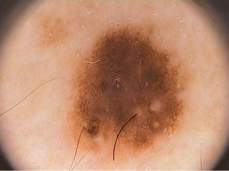
#> input picture images/image.png, 229 x 171 px; its folder holds only this picture in this run
$ python -i watershed_segmentation.py   (imports and definitions only)
#> lines starting #> are read from the running program, lines starting #| are printed output that depends on the picture; after the words box and inside, x2 and y2 are one past the last pixel; in counts of white or black regions, pixels touching at a corner belong together
import cv2
import numpy as np
from pathlib import Path


def watershed_segmentation(image_path):

#> called with image_path = '../images/image.png'
    image = cv2.imread(str(image_path))
#> image is the input picture: shape (171, 229, 3); mean B, G, R 111.1, 138.7, 188.5

    if image is None:
        return None

    gray = cv2.cvtColor(image, cv2.COLOR_BGR2GRAY)
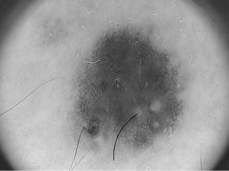
#> gray: shape (171, 229); min 33, max 228, mean 150.4

    # Otsu Threshold
    _, thresh = cv2.threshold(
        gray,
        0,
        255,
        cv2.THRESH_BINARY + cv2.THRESH_OTSU
    )
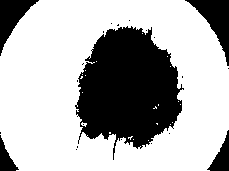
#> thresh: shape (171, 229); 68.8% white; 22 black regions (17 under 20 px), largest, box (x1, y1, x2, y2) and area: (75, 26, 184, 160) 9444, (185, 0, 229, 66) 1111, (0, 0, 39, 56) 896, (207, 130, 229, 171) 418, (0, 135, 19, 171) 315

    kernel = np.ones((3, 3), np.uint8)

    opening = cv2.morphologyEx(
        thresh,
        cv2.MORPH_OPEN,
        kernel,
        iterations=2
    )
#> opening: shape (171, 229); 67.9% white; 10 black regions (5 under 20 px), largest, box (x1, y1, x2, y2) and area: (75, 24, 184, 160) 9799, (185, 0, 229, 69) 1116, (0, 0, 39, 56) 896, (207, 130, 229, 171) 421, (0, 132, 19, 171) 321

    sure_bg = cv2.dilate(
        opening,
        kernel,
        iterations=3
    )
#> sure_bg: shape (171, 229); 74% white; 5 black regions, box (x1, y1, x2, y2) and area: (79, 30, 179, 144) 8322, (193, 0, 229, 54) 802, (0, 0, 33, 44) 633, (212, 141, 229, 171) 248, (0, 145, 15, 171) 171

    dist_transform = cv2.distanceTransform(
        opening,
        cv2.DIST_L2,
        5
    )
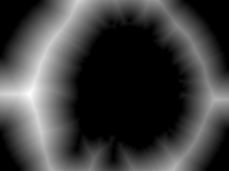
#> dist_transform: shape (171, 229) float32; min 0, max 47.77, mean 11.8; drawn with min black and max white

    _, sure_fg = cv2.threshold(
        dist_transform,
        0.5 * dist_transform.max(),
        255,
        0
    )
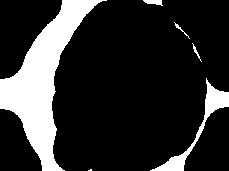
#> sure_fg: shape (171, 229) float32; 18.2% white; 6 white regions (1 under 20 px), largest, box (x1, y1, x2, y2) and area: (0, 0, 107, 171) 5941, (150, 78, 229, 171) 1023, (143, 0, 163, 6) 77, (174, 22, 190, 39) 36, (192, 43, 202, 62) 36

    sure_fg = np.uint8(sure_fg)

    unknown = cv2.subtract(
        sure_bg,
        sure_fg
    )
#> unknown: shape (171, 229); 55.8% white; 11 black regions (1 under 20 px), largest, box (x1, y1, x2, y2) and area: (79, 30, 179, 144) 8322, (0, 0, 107, 171) 5941, (150, 78, 229, 171) 1023

    _, markers = cv2.connectedComponents(
        sure_fg
    )
#> markers: shape (171, 229) int32; 7 distinct labels, from 0 to 6

    markers = markers + 1
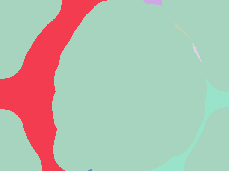
#> markers: shape (171, 229) int32; 7 distinct labels, from 1 to 7; one colour per label, 0 black

    markers[unknown == 255] = 0
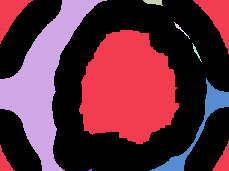
#> markers: shape (171, 229) int32; 8 distinct labels, from 0 to 7; one colour per label, 0 black

    markers = cv2.watershed(
        image,
        markers
    )
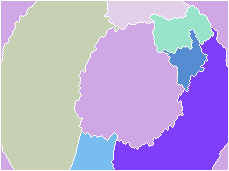
#> markers: shape (171, 229) int32; 8 distinct labels, from -1 to 7; one colour per label, 0 black, -1 white

    # Create binary mask
    mask = np.zeros(gray.shape, dtype=np.uint8)

    mask[markers > 1] = 255

    return mask


def process_dataset(input_dir, output_dir):

    output_dir.mkdir(
        parents=True,
        exist_ok=True
    )

    count = 0

    for image_path in input_dir.glob("*.jpg"):

        mask = watershed_segmentation(
            image_path
        )

        if mask is None:
            continue

        output_path = (
            output_dir /
            f"{image_path.stem}_mask.png"
        )

        cv2.imwrite(
            str(output_path),
            mask
        )

        count += 1

    print(f"Masks Generated: {count}")


# [6 lines not run here, left out]

>>> result = watershed_segmentation('../images/image.png')
